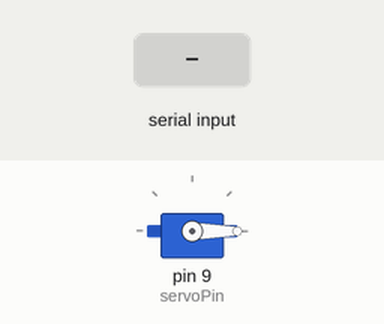
Recording of a sketch running on a simulated Arduino Uno, built with avr-gcc and run on an emulated ATmega328P. On the bench: servo. The test bench sets the inputs (shaded band).

Above: at 1.2 s.
1.3 s: "O" received over Serial
At 2.3 s:
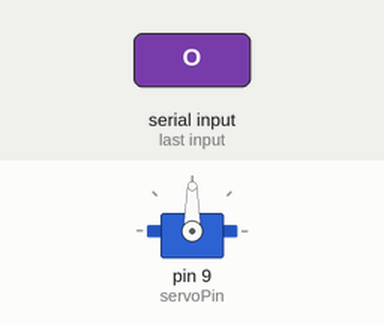
2.8 s: "C" received over Serial
At 3.4 s:
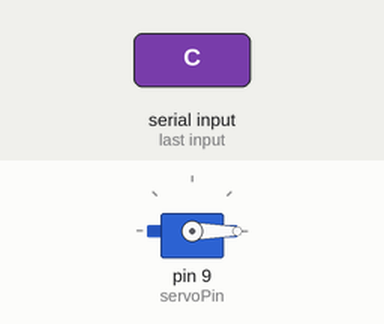
Timing chart, 0 to 5.8 s (numbered marks = the images above; inputs shaded):
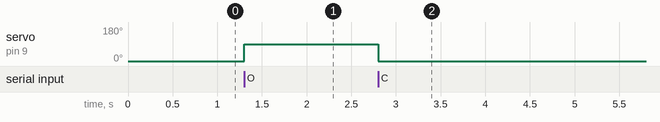

Measured:
- after the input at 1.3 s, servo on pin 9 (servoPin): 0° → 90° at once
- after the input at 2.8 s, servo on pin 9 (servoPin): 90° → 0° at once

The sketch:

Audrino_Face_Detector.ino
```cpp
#include <Servo.h>

Servo myservo;
int servoPin = 9;

void setup() {
  Serial.begin(9600);
  myservo.attach(servoPin);
  myservo.write(0); // Door closed
}

void loop() {
  if (Serial.available()) {
    char c = Serial.read();

    if (c == 'O') {
      myservo.write(90);
      delay(500);
    }

    if (c == 'C') {
      myservo.write(0);
      delay(500);
    }
  }
}
```
